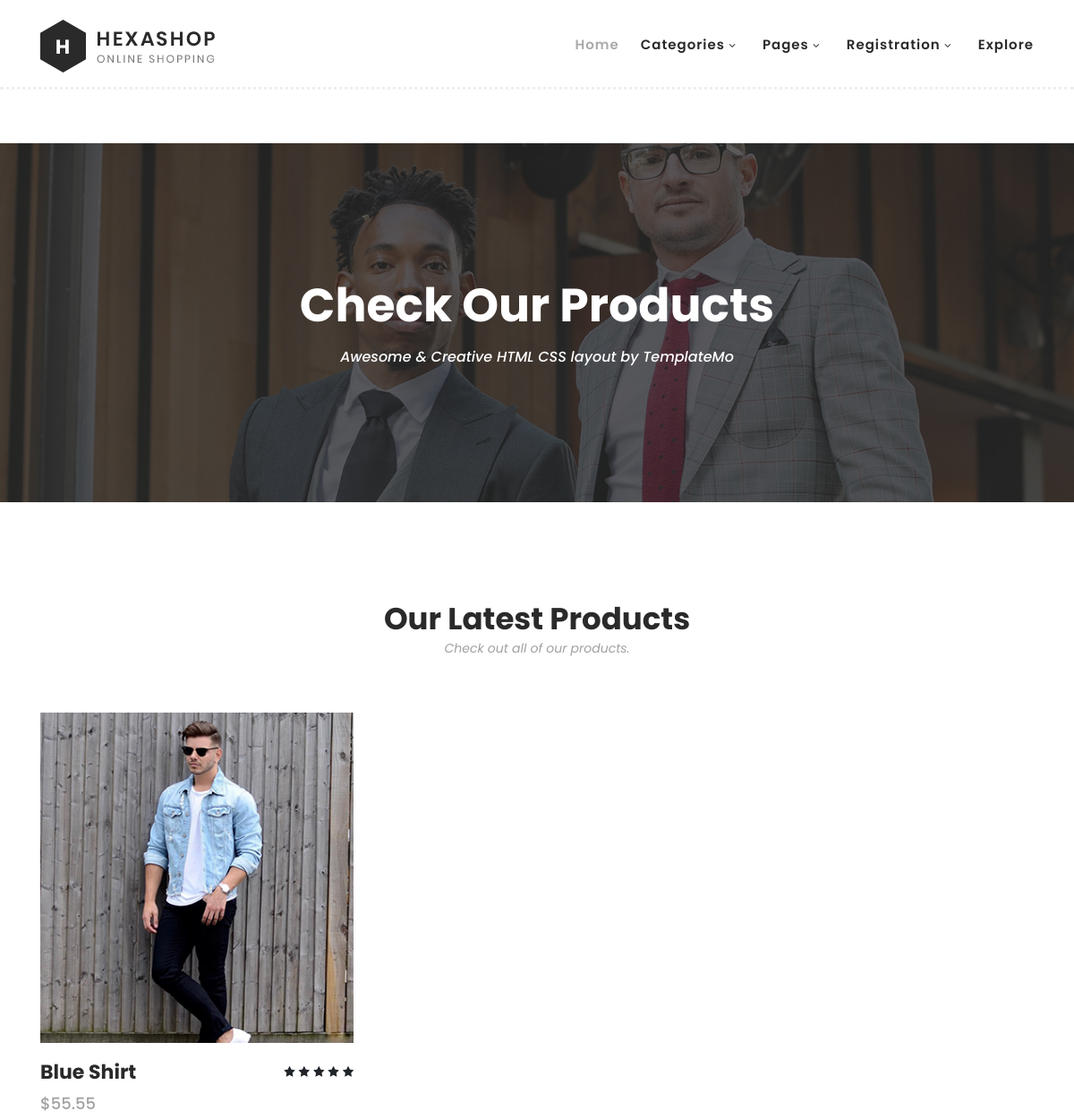
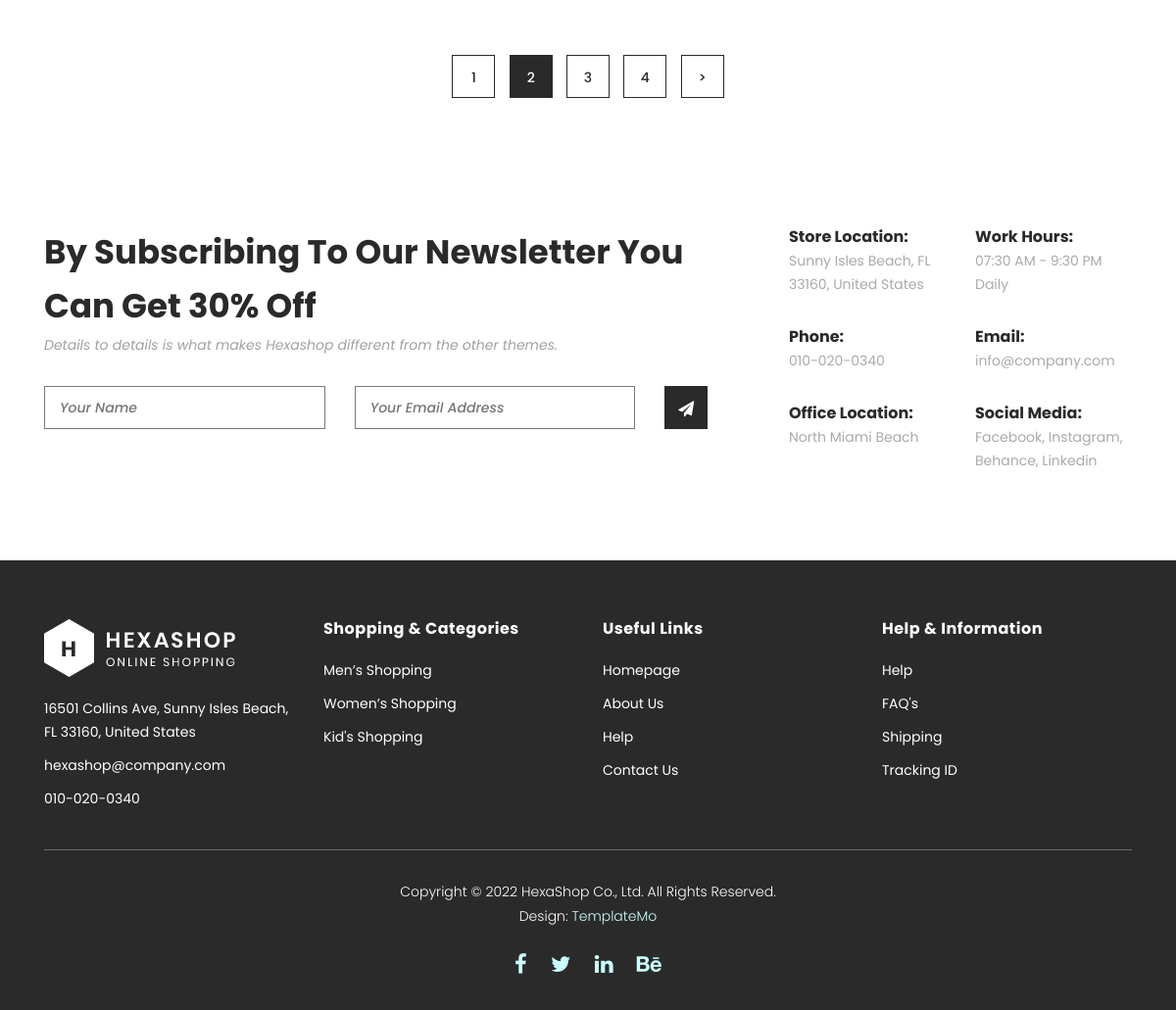
Screenshot of /products/mens/ with the database file from the repository (2 pictures, top to bottom).
### products/models.py (models this page shows, shortened)
class Product(models.Model):
    title = models.CharField(max_length=100)
    slug = models.SlugField(unique=True)
    description = models.TextField()
    price = models.DecimalField(max_digits=6, decimal_places=2)
    image1 = models.ImageField(upload_to='products/')
    image2 = models.ImageField(upload_to='products/')
    category = models.ForeignKey(Category, related_name='products', on_delete=models.CASCADE)
    def get_absolute_url(self):
        return reverse('product_detail', args=[self.slug])

### products/views.py (the view)
# urls.py: path('<slug:slug>/', category, name='category'),
def category(request, slug):
    category = Category.objects.get(slug=slug)
    cat_products = category.products.all()
    context = {
        'category': category,
        'cat_products': cat_products
    }
    return render(request, 'products/category_detail.html', context)

### products/context_processors.py (called while the page is built)
def menu_categories(request):
    categories = Category.objects.all()
    return({'menu_categories' : categories})

### products/models.py (called while the page is built)
    def get_absolute_url(self):
        return reverse('category', args=[self.slug])

### products/templates/products/category_detail.html (shortened to what this page needs)
{% extends '_base.html' %}
{% block content %}
    <div class="page-heading" id="top">
        <div class="container">
            <div class="row">
                <div class="col-lg-12">
                    <div class="inner-content">
                        <h2>Check Our Products</h2>
                        <span>Awesome &amp; Creative HTML CSS layout by TemplateMo</span>
                    </div>
                </div>
            </div>
        </div>
    </div>
    <section class="section" id="products">
        <div class="container">
            <div class="row">
                <div class="col-lg-12">
                    <div class="section-heading">
                        <h2>Our Latest Products</h2>
                        <span>Check out all of our products.</span>
                    </div>
                </div>
            </div>
        </div>
        <div class="container">
            <div class="row">
                {% for product in cat_products %}
                    <div class="col-lg-4">
                        <div class="item">
                            <div class="thumb">
                                <img src="{{ product.image1.url }}" alt="">
                            </div>
                            <div class="down-content">
                                <h4>{{ product.title }}</h4>
                                <span>${{ product.price }}</span>
                                <ul class="stars">
                                    <li><i class="fa fa-star"></i></li>
                                    <li><i class="fa fa-star"></i></li>
                                    <li><i class="fa fa-star"></i></li>
                                    <li><i class="fa fa-star"></i></li>
                                    <li><i class="fa fa-star"></i></li>
                                </ul>
                            </div>
                        </div>
                    </div>
                {% endfor %}
                <div class="col-lg-12">
                    <div class="pagination">
                        <ul>
                            <li>
                                <a href="#">1</a>
                            </li>
                            <li class="active">
                                <a href="#">2</a>
                            </li>
                            <li>
                                <a href="#">3</a>
                            </li>
                            <li>
                                <a href="#">4</a>
                            </li>
                            <li>
                                <a href="#">></a>
                            </li>
                        </ul>
                    </div>
                </div>
            </div>
        </div>
    </section>
{% endblock content %}

### static/css/templatemo-hexashop.css (style rules this page uses)
html, body, div, span, applet, object, iframe, h1, h2, h3, h4, h5, h6, p, blockquote, div pre, a, abbr, acronym, address, big, cite, code, del, dfn, em, font, img, ins, kbd, q, s, samp, small, strike, strong, sub, sup, tt, var, b, u, i, center, dl, dt, dd, ol, ul, li, figure, header, nav, section, article, aside, footer, figcaption { margin: 0; padding: 0; border: 0; outline: 0; }
ul, li { padding: 0; margin: 0; list-style: none; }
header, nav, section, article, aside, footer, hgroup { display: block; }
* { box-sizing: border-box; }
html, body { font-family: 'Poppins', sans-serif; font-weight: 400; background-color: #fff; font-size: 16px; -ms-text-size-adjust: 100%; -webkit-font-smoothing: antialiased; -moz-osx-font-smoothing: grayscale; }
a { text-decoration: none !important; }
h1, h2, h3, h4, h5, h6 { margin-top: 0px; margin-bottom: 0px; }
ul { margin-bottom: 0px; }
html, body { background: #fff; font-family: 'Poppins', sans-serif; }
.section-heading h2 { font-size: 34px; font-weight: 700; color: #2a2a2a; }
.section-heading span { font-size: 14px; color: #a1a1a1; font-style: italic; font-weight: 400; }
.page-heading { margin-top: 160px; margin-bottom: 30px; background-image: url(../images/products-page-heading.jpg); background-position: center center; background-size: cover; background-repeat: no-repeat; }
.page-heading .inner-content { padding: 150px 0px; text-align: center; }
.page-heading .inner-content h2 { font-size: 52px; color: #fff; font-weight: 700; margin-bottom: 15px; }
.page-heading .inner-content span { font-size: 16px; font-weight: 500; color: #fff; font-style: italic; }
#products .section-heading { text-align: center; margin-bottom: 60px; margin-top: 80px; }
#products .item { margin-bottom: 30px; }
#products .item .thumb img { width: 100%; overflow: hidden; }
#products .item .down-content { padding-top: 20px; position: relative; z-index: 3; background-color: #fff; }
#products .item .down-content h4 { font-size: 22px; color: #2a2a2a; font-weight: 700; margin-bottom: 8px; }
#products .item .down-content span { font-size: 18px; color: #a1a1a1; font-weight: 500; display: block; }
#products .item .down-content ul.stars { position: absolute; right: 0; top: 20px; }
#products .item .down-content ul.stars li { display: inline; font-size: 13px; }
#products .item .thumb { position: relative; }
#products .pagination { margin-top: 30px; margin-bottom: 40px; }
#products .pagination ul { text-align: center; width: 100%; }
#products .pagination ul li { display: inline; margin: 0px 5px; }
#products .pagination ul li a { width: 44px; height: 44px; border: 1px solid #2a2a2a; display: inline-block; text-align: center; line-height: 44px; font-size: 14px; font-weight: 500; color: #2a2a2a; }
#products .pagination ul li a:hover, #products .pagination ul li.active a { background-color: #2a2a2a; color: #fff; }

### rows the page displays
Product: image1 (picture), title "Blue Shirt", price "55.55"
